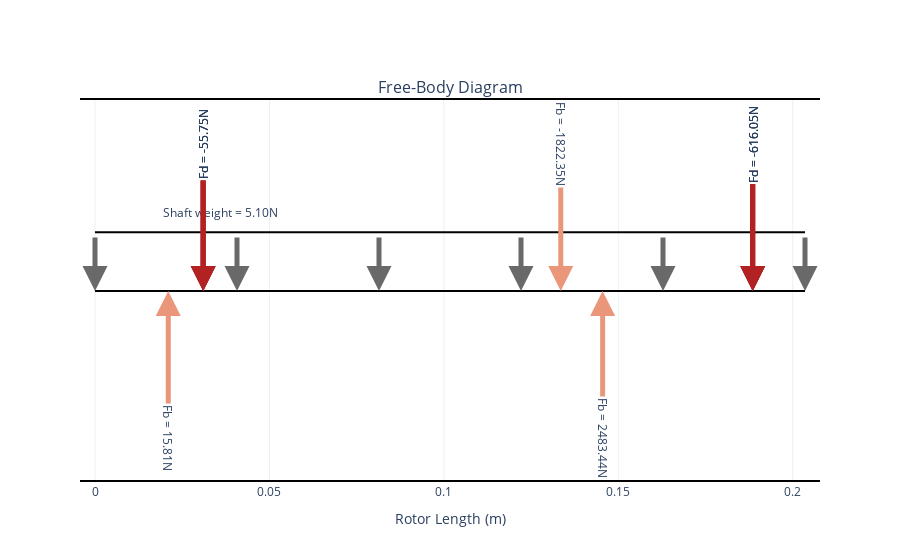

Write notebook code for a chart like this one.
### Markdown cell above
#### 4.3.2 - Free Body Diagram

### Code cell
static_2.plot_free_body_diagram()

### Figure 1 — Plotly figure (JSON) as saved in the notebook; plotly's stock layout.template omitted (floating-point values rounded to 4 significant figures)
{"data": [{"hoverinfo": "none", "line": {"color": "black"}, "mode": "lines", "showlegend": false, "type": "scatter", "x": [0.0, 0.021, 0.031, 0.041, 0.046, 0.0535, 0.061, 0.106, 0.1335, 0.1375, 0.1455, 0.1532, 0.1608, 0.1685, 0.1875, 0.1885, 0.2035], "xaxis": "x", "y": [0.0, 0.0, 0.0, 0.0, 0.0, 0.0, 0.0, 0.0, 0.0, 0.0, 0.0, 0.0, 0.0, 0.0, 0.0, 0.0, 0.0], "yaxis": "y"}, {"hoverinfo": "none", "line": {"color": "black"}, "mode": "lines", "showlegend": false, "type": "scatter", "x": [0.0, 0.021, 0.031, 0.041, 0.046, 0.0535, 0.061, 0.106, 0.1335, 0.1375, 0.1455, 0.1532, 0.1608, 0.1685, 0.1875, 0.1885, 0.2035], "xaxis": "x", "y": [5, 5, 5, 5, 5, 5, 5, 5, 5, 5, 5, 5, 5, 5, 5, 5, 5], "yaxis": "y"}], "layout": {"annotations": [{"font": {"size": 16}, "showarrow": false, "text": "Free-Body Diagram", "x": 0.5, "xanchor": "center", "xref": "paper", "y": 1, "yanchor": "bottom", "yref": "paper"}, {"arrowcolor": "DimGray", "arrowhead": 2, "arrowsize": 1, "arrowwidth": 5, "ax": 0, "axref": "x", "ay": 5.4, "ayref": "y", "showarrow": true, "x": 0, "xref": "x", "y": 0, "yref": "y"}, {"arrowcolor": "DimGray", "arrowhead": 2, "arrowsize": 1, "arrowwidth": 5, "ax": 0.0407, "axref": "x", "ay": 5.4, "ayref": "y", "showarrow": true, "x": 0.0407, "xref": "x", "y": 0, "yref": "y"}, {"arrowcolor": "DimGray", "arrowhead": 2, "arrowsize": 1, "arrowwidth": 5, "ax": 0.0814, "axref": "x", "ay": 5.4, "ayref": "y", "showarrow": true, "x": 0.0814, "xref": "x", "y": 0, "yref": "y"}, {"arrowcolor": "DimGray", "arrowhead": 2, "arrowsize": 1, "arrowwidth": 5, "ax": 0.1221, "axref": "x", "ay": 5.4, "ayref": "y", "showarrow": true, "x": 0.1221, "xref": "x", "y": 0, "yref": "y"}, {"arrowcolor": "DimGray", "arrowhead": 2, "arrowsize": 1, "arrowwidth": 5, "ax": 0.1628, "axref": "x", "ay": 5.4, "ayref": "y", "showarrow": true, "x": 0.1628, "xref": "x", "y": 0, "yref": "y"}, {"arrowcolor": "DimGray", "arrowhead": 2, "arrowsize": 1, "arrowwidth": 5, "ax": 0.2035, "axref": "x", "ay": 5.4, "ayref": "y", "showarrow": true, "x": 0.2035, "xref": "x", "y": 0, "yref": "y"}, {"align": "right", "showarrow": false, "text": "Shaft weight = 5.10N", "x": 0, "xref": "x", "xshift": 125, "y": 5, "yref": "y", "yshift": 20}, {"arrowcolor": "DarkSalmon", "arrowhead": 2, "arrowsize": 1, "arrowwidth": 5, "ax": 0.021, "axref": "x", "ay": -12.5, "ayref": "y", "showarrow": true, "text": "Fb = 15.81N", "textangle": 90, "x": 0.021, "xref": "x", "y": 0, "yref": "y"}, {"arrowcolor": "FireBrick", "arrowhead": 2, "arrowsize": 1, "arrowwidth": 5, "ax": 0.031, "axref": "x", "ay": 12.5, "ayref": "y", "showarrow": true, "text": "Fd = -55.75N", "textangle": -90, "x": 0.031, "xref": "x", "y": 0, "yref": "y"}, {"arrowcolor": "FireBrick", "arrowhead": 2, "arrowsize": 1, "arrowwidth": 5, "ax": 0.1885, "axref": "x", "ay": 12.5, "ayref": "y", "showarrow": true, "text": "Fd = -616.05N", "textangle": -90, "x": 0.1885, "xref": "x", "y": 0, "yref": "y"}, {"arrowcolor": "DarkSalmon", "arrowhead": 2, "arrowsize": 1, "arrowwidth": 5, "ax": 0.1335, "axref": "x", "ay": 12.5, "ayref": "y", "showarrow": true, "text": "Fb = -1822.35N", "textangle": 90, "x": 0.1335, "xref": "x", "y": 0, "yref": "y"}, {"arrowcolor": "FireBrick", "arrowhead": 2, "arrowsize": 1, "arrowwidth": 5, "ax": 0.031, "axref": "x", "ay": 12.5, "ayref": "y", "showarrow": true, "text": "Fd = -55.75N", "textangle": -90, "x": 0.031, "xref": "x", "y": 0, "yref": "y"}, {"arrowcolor": "FireBrick", "arrowhead": 2, "arrowsize": 1, "arrowwidth": 5, "ax": 0.1885, "axref": "x", "ay": 12.5, "ayref": "y", "showarrow": true, "text": "Fd = -616.05N", "textangle": -90, "x": 0.1885, "xref": "x", "y": 0, "yref": "y"}, {"arrowcolor": "DarkSalmon", "arrowhead": 2, "arrowsize": 1, "arrowwidth": 5, "ax": 0.1455, "axref": "x", "ay": -12.5, "ayref": "y", "showarrow": true, "text": "Fb = 2483.44N", "textangle": 90, "x": 0.1455, "xref": "x", "y": 0, "yref": "y"}, {"arrowcolor": "FireBrick", "arrowhead": 2, "arrowsize": 1, "arrowwidth": 5, "ax": 0.031, "axref": "x", "ay": 12.5, "ayref": "y", "showarrow": true, "text": "Fd = -55.75N", "textangle": -90, "x": 0.031, "xref": "x", "y": 0, "yref": "y"}, {"arrowcolor": "FireBrick", "arrowhead": 2, "arrowsize": 1, "arrowwidth": 5, "ax": 0.1885, "axref": "x", "ay": 12.5, "ayref": "y", "showarrow": true, "text": "Fd = -616.05N", "textangle": -90, "x": 0.1885, "xref": "x", "y": 0, "yref": "y"}], "xaxis": {"anchor": "y", "domain": [0, 1], "title": {"text": "Rotor Length (m)"}}, "yaxis": {"anchor": "x", "domain": [0, 1], "gridcolor": "lightgray", "showline": false, "visible": false}}}
